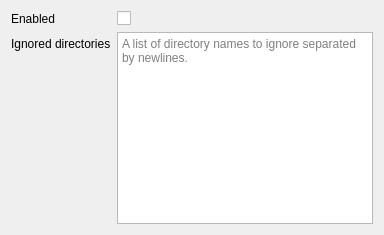
<?xml version="1.0" encoding="UTF-8"?>
<ui version="4.0">
  <class>FileSearchTab</class>
  <widget class="QWidget" name="FileSearchTab">
    <layout class="QVBoxLayout">
      <property name="alignment">
        <enum>Qt::AlignTop</enum>
      </property>
      <item>
        <layout class="QFormLayout">
          <property name="formAlignment">
            <enum>Qt::AlignHCenter</enum>
          </property>
          <item row="0" column="0">
            <widget class="QLabel">
              <property name="text">
                <string notr="false">Enabled</string>
              </property>
            </widget>
          </item>
          <item row="0" column="1">
            <widget class="QCheckBox" name="enabled_check_box">
              <property name="text">
                <string></string>
              </property>
            </widget>
          </item>
          <item row="1" column="0">
            <widget class="QLabel">
              <property name="text">
                <string notr="false">Ignored directories</string>
              </property>
            </widget>
          </item>
          <item row="1" column="1">
            <widget class="QTextEdit" name="ignored_directories_text_edit">
              <property name="placeholderText">
                <string notr="false">A list of directory names to ignore separated by newlines.</string>
              </property>
            </widget>
          </item>
        </layout>
      </item>
    </layout>
  </widget>
</ui>
